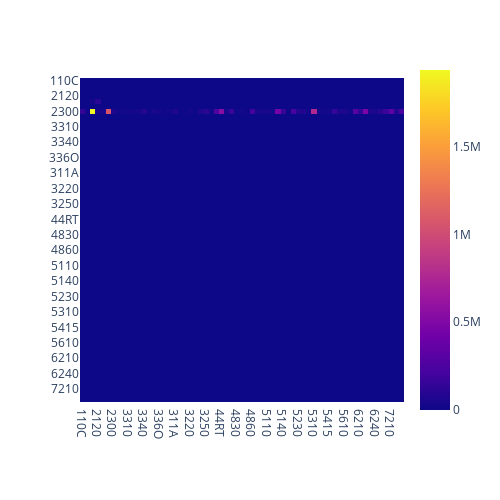

Source (notebook cell):
### Code cell
px.imshow(final_structure_matrix, width=500, height=500)

### Figure 1 — Plotly figure (JSON) as saved in the notebook; plotly's stock layout.template omitted (floating-point values rounded to 4 significant figures; data arrays with more than 128 entries replaced by an {"elided": "..."} marker saying what was removed)
{"data": [{"coloraxis": "coloraxis", "hovertemplate": "x: %{x}<br>y: %{y}<br>color: %{z}<extra></extra>", "name": "0", "type": "heatmap", "x": ["110C", "113F", "2110", "2120", "2130", "2200", "2300", "3210", "3270", "3310", "3320", "3330", "3340", "3350", "336M", "336O", "3370", "338A", "311A", "313T", "315A", "3220", "3230", "3240", "3250", "3260", "4200", "44RT", "4810", "4820", "4830", "4840", "4850", "4860", "487S", "4930", "5110", "5120", "5130", "5140", "5210", "5220", "5230", "5240", "5250", "5310", "5320", "5411", "5415", "5412", "5500", "5610", "5620", "6100", "6210", "622H", "6230", "6240", "711A", "7130", "7210", "7220", "8100"], "xaxis": "x", "y": ["110C", "113F", "2110", "2120", "2130", "2200", "2300", "3210", "3270", "3310", "3320", "3330", "3340", "3350", "336M", "336O", "3370", "338A", "311A", "313T", "315A", "3220", "3230", "3240", "3250", "3260", "4200", "44RT", "4810", "4820", "4830", "4840", "4850", "4860", "487S", "4930", "5110", "5120", "5130", "5140", "5210", "5220", "5230", "5240", "5250", "5310", "5320", "5411", "5415", "5412", "5500", "5610", "5620", "6100", "6210", "622H", "6230", "6240", "711A", "7130", "7210", "7220", "8100"], "yaxis": "y", "z": {"elided": "63x63 int values"}}], "layout": {"coloraxis": {"colorscale": [[0, "#0d0887"], [0.1111, "#46039f"], [0.2222, "#7201a8"], [0.3333, "#9c179e"], [0.4444, "#bd3786"], [0.5556, "#d8576b"], [0.6667, "#ed7953"], [0.7778, "#fb9f3a"], [0.8889, "#fdca26"], [1, "#f0f921"]]}, "height": 500, "margin": {"t": 60}, "width": 500, "xaxis": {"anchor": "y", "constrain": "domain", "domain": [0, 1], "scaleanchor": "y"}, "yaxis": {"anchor": "x", "autorange": "reversed", "constrain": "domain", "domain": [0, 1]}}}
